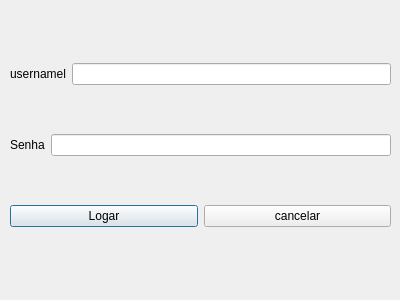
<?xml version="1.0" encoding="UTF-8"?>
<ui version="4.0">
 <class>fm_log</class>
 <widget class="QDialog" name="fm_log">
  <property name="geometry">
   <rect>
    <x>0</x>
    <y>0</y>
    <width>400</width>
    <height>300</height>
   </rect>
  </property>
  <property name="windowTitle">
   <string>Dialog</string>
  </property>
  <widget class="QWidget" name="">
   <property name="geometry">
    <rect>
     <x>10</x>
     <y>20</y>
     <width>381</width>
     <height>251</height>
    </rect>
   </property>
   <layout class="QVBoxLayout" name="verticalLayout">
    <item>
     <layout class="QHBoxLayout" name="horizontalLayout">
      <item>
       <widget class="QLabel" name="label">
        <property name="text">
         <string>usernamel</string>
        </property>
       </widget>
      </item>
      <item>
       <widget class="QLineEdit" name="txt_username"/>
      </item>
     </layout>
    </item>
    <item>
     <layout class="QHBoxLayout" name="horizontalLayout_2">
      <item>
       <widget class="QLabel" name="label_2">
        <property name="text">
         <string>Senha</string>
        </property>
       </widget>
      </item>
      <item>
       <widget class="QLineEdit" name="txt_senha">
        <property name="echoMode">
         <enum>QLineEdit::Password</enum>
        </property>
       </widget>
      </item>
     </layout>
    </item>
    <item>
     <layout class="QHBoxLayout" name="horizontalLayout_3">
      <item>
       <widget class="QPushButton" name="btn_logar">
        <property name="text">
         <string>Logar</string>
        </property>
       </widget>
      </item>
      <item>
       <widget class="QPushButton" name="btn_cancelar">
        <property name="text">
         <string>cancelar</string>
        </property>
       </widget>
      </item>
     </layout>
    </item>
   </layout>
  </widget>
 </widget>
 <resources/>
 <connections/>
</ui>
